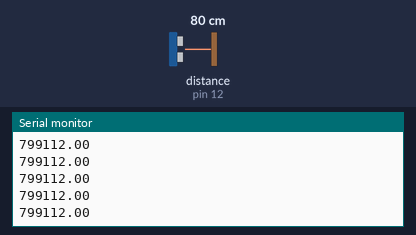
Bench run of a sketch on a simulated Arduino Uno, built with avr-gcc and run on an emulated ATmega328P. Parts: the last lines printed to the serial monitor. Wiring (inferred from the names in the program): ultrasonic range finder: trigger pin 13; echo pin 12. The test bench sets the inputs (shaded band); at power-on: distance to the obstacle (sensor on pin 12) 80 cm. The echo pulse lasts 58.3 µs per cm.

Above: at 1.2 s.
1.3 s: distance to the obstacle (sensor on pin 12) set to 2 cm
At 2.1 s:
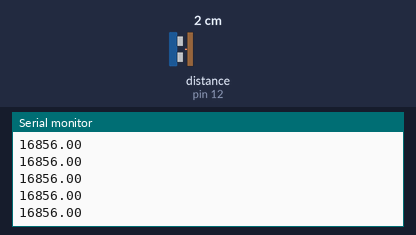
2.8 s: distance to the obstacle (sensor on pin 12) set to 4 cm
At 3.3 s:
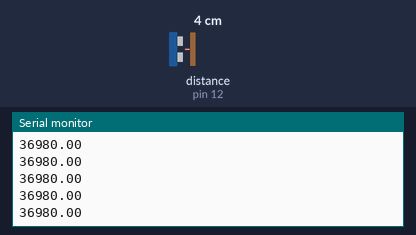
Timing chart, 0 to 5.8 s (numbered marks = the images above; inputs shaded):
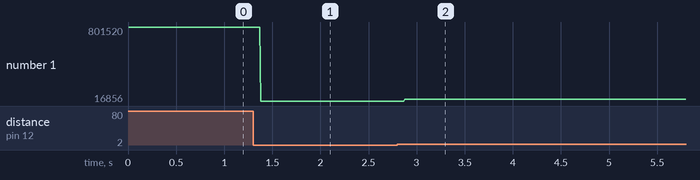

The sketch:

newProject_wifi.ino
```cpp
int echo = 12;
int trig =13;

double totalTime;
double s, v = 344, t;

void setup() {
  // put your setup code here, to run once:
  pinMode(echo, INPUT);
  pinMode(trig, OUTPUT);

  Serial.begin(9600);

}

void loop() {
  // put your main code here, to run repeatedly:
  digitalWrite(trig, LOW);
  delayMicroseconds(2);

  digitalWrite(trig, HIGH);
  delayMicroseconds(10);
  digitalWrite(trig, LOW);

  totalTime = pulseIn(echo, HIGH);
  t = totalTime/2.0;
  s = v*t;

  Serial.println(s);

}
```

Measured:
- after the input at 1.3 s, the serial monitor: prints a new line after 0.08 s (image 1)
- after the input at 2.8 s, the serial monitor: prints a new line after 0.08 s (image 2)
- plotted number 1: 799112 → 16856 after the input at 1.3 s, 16856 → 36980 after the input at 2.8 s
